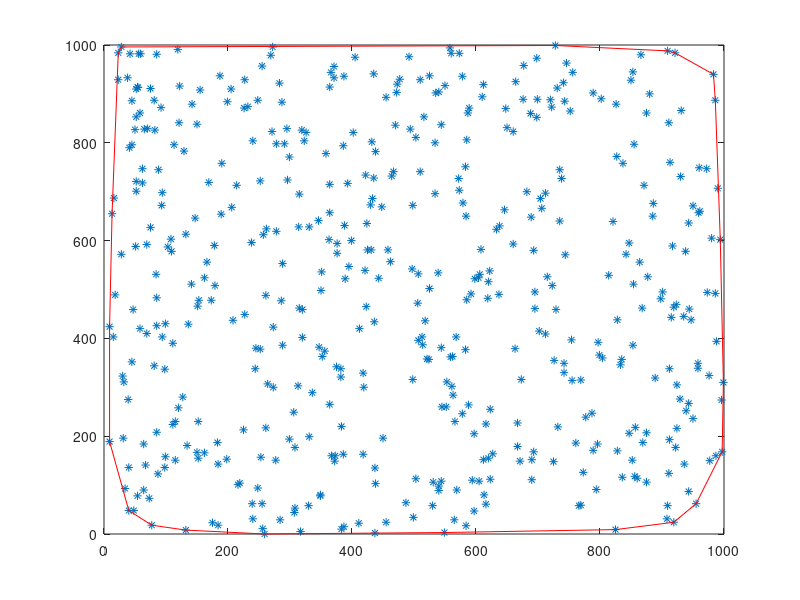

MATLAB code for this plot:
#!/usr/bin/octave -qf
x = [9,9,13,15,16,18,23,23,28,28,30,31,32,34,38,39,40,40,41,42,45,45,45,47,48,50,51,52,52,52,52,54,54,55,56,58,58,59,62,62,64,64,65,67,69,69,70,73,75,75,77,81,81,82,84,85,85,85,85,87,88,92,93,94,94,98,98,99,99,103,108,109,111,111,113,115,115,119,120,121,122,127,129,132,132,134,136,141,142,147,150,150,151,152,152,153,155,162,162,166,169,173,175,178,179,183,184,184,187,189,190,198,199,205,206,208,214,216,219,225,226,227,227,232,238,239,240,240,244,245,248,248,252,252,253,255,255,256,257,259,261,261,262,264,269,271,272,273,273,277,278,278,283,284,286,287,288,288,291,295,296,299,299,306,307,308,308,313,314,315,315,317,319,320,320,323,326,330,331,331,336,346,347,349,349,350,351,352,356,358,363,364,364,364,364,366,367,371,371,372,373,375,376,376,382,382,383,383,386,386,387,387,388,389,393,395,399,402,405,411,412,418,418,419,421,422,423,424,425,430,431,432,433,435,435,436,437,437,438,438,443,448,450,455,455,458,462,464,467,470,472,473,477,487,492,494,497,498,498,499,503,503,506,507,507,510,510,513,514,516,518,521,524,525,525,530,531,534,534,535,539,540,540,540,544,544,544,545,549,550,552,553,558,559,560,561,562,563,565,566,568,569,572,573,573,578,578,579,583,583,584,584,585,585,587,588,589,592,594,597,597,598,604,605,606,608,610,612,612,613,616,616,619,620,620,622,623,623,627,633,637,638,646,648,650,660,660,663,664,667,667,671,673,676,677,682,688,689,690,690,693,693,695,695,698,698,699,702,704,706,712,712,715,720,722,723,725,726,728,729,731,732,735,735,738,741,742,742,743,744,746,752,754,755,756,761,766,769,769,773,777,787,789,789,794,796,797,799,802,804,814,821,825,826,827,828,828,833,835,836,837,842,847,847,850,852,853,853,854,855,856,857,860,864,866,868,869,871,875,875,875,877,880,885,886,889,898,901,908,909,909,911,911,912,912,913,915,917,919,919,921,922,923,924,924,929,930,931,935,936,938,939,943,943,943,944,947,950,950,955,958,958,959,960,961,972,973,976,977,980,983,986,986,987,988,990,994,996,997,999];
y = [189,424,655,403,687,489,929,984,572,996,323,196,311,93,933,275,48,136,790,982,352,796,886,459,48,827,588,701,721,853,910,78,914,913,982,420,861,982,718,747,90,184,828,141,410,592,829,73,627,911,18,344,887,826,531,208,426,483,981,123,745,872,672,403,698,136,337,158,430,587,603,578,224,390,796,151,230,991,258,841,916,280,783,8,613,181,429,511,879,646,167,838,466,155,230,478,908,166,524,556,719,478,23,590,508,187,18,143,937,654,758,153,884,910,668,437,713,101,104,213,871,449,929,874,596,62,31,804,338,380,94,887,378,722,157,62,957,11,612,0,217,488,624,307,979,823,996,300,423,151,619,798,922,29,477,883,386,553,798,829,724,194,771,249,44,53,177,303,628,462,695,5,826,402,459,804,821,58,199,628,289,641,382,78,80,498,536,363,374,778,602,265,657,715,914,944,160,933,956,149,160,342,574,594,321,338,10,220,163,794,15,936,631,522,717,547,600,821,975,22,420,163,329,300,539,734,465,635,581,673,581,802,686,728,941,434,2,135,103,782,523,669,196,24,893,581,557,732,741,836,903,920,930,64,976,828,542,316,672,34,113,811,472,396,532,741,929,403,387,853,436,358,357,502,937,58,106,696,800,902,534,89,98,904,108,381,837,260,3,917,260,311,994,362,983,302,363,284,29,230,403,90,727,703,983,246,936,677,377,751,17,650,479,806,861,264,871,491,110,47,205,522,524,108,531,582,894,152,919,80,61,225,482,155,516,538,112,255,164,623,490,630,663,870,831,593,823,379,925,179,227,149,316,889,958,700,860,648,111,152,168,580,461,495,852,973,889,415,686,666,409,697,526,888,873,508,148,355,999,459,912,219,640,745,727,923,330,349,885,571,963,865,397,314,944,186,58,59,315,126,239,247,171,902,91,184,392,366,890,360,529,639,9,879,772,170,438,346,357,116,758,572,206,595,928,151,386,945,511,797,118,218,114,556,980,462,187,713,106,207,861,526,900,650,676,319,481,495,31,58,988,124,841,193,338,760,443,589,24,464,984,177,469,216,305,276,731,866,445,143,578,252,87,267,636,460,438,236,671,62,339,349,657,749,660,747,494,324,150,605,940,492,887,160,394,707,602,274,168,310];
plot(x,y,'*')
x = [259,132];
y = [0,8];
hold on
plot(x,y,'r')
x = [132,77];
y = [8,18];
hold on
plot(x,y,'r')
x = [77,40];
y = [18,48];
hold on
plot(x,y,'r')
x = [40,9];
y = [48,189];
hold on
plot(x,y,'r')
x = [9,9];
y = [189,424];
hold on
plot(x,y,'r')
x = [9,13];
y = [424,655];
hold on
plot(x,y,'r')
x = [13,23];
y = [655,984];
hold on
plot(x,y,'r')
x = [23,28];
y = [984,996];
hold on
plot(x,y,'r')
x = [28,728];
y = [996,999];
hold on
plot(x,y,'r')
x = [728,909];
y = [999,988];
hold on
plot(x,y,'r')
x = [909,921];
y = [988,984];
hold on
plot(x,y,'r')
x = [921,983];
y = [984,940];
hold on
plot(x,y,'r')
x = [983,986];
y = [940,887];
hold on
plot(x,y,'r')
x = [986,994];
y = [887,602];
hold on
plot(x,y,'r')
x = [994,999];
y = [602,310];
hold on
plot(x,y,'r')
x = [999,997];
y = [310,168];
hold on
plot(x,y,'r')
x = [997,955];
y = [168,62];
hold on
plot(x,y,'r')
x = [955,919];
y = [62,24];
hold on
plot(x,y,'r')
x = [919,825];
y = [24,9];
hold on
plot(x,y,'r')
x = [825,549];
y = [9,3];
hold on
plot(x,y,'r')
x = [549,259];
y = [3,0];
hold on
plot(x,y,'r')
pause()